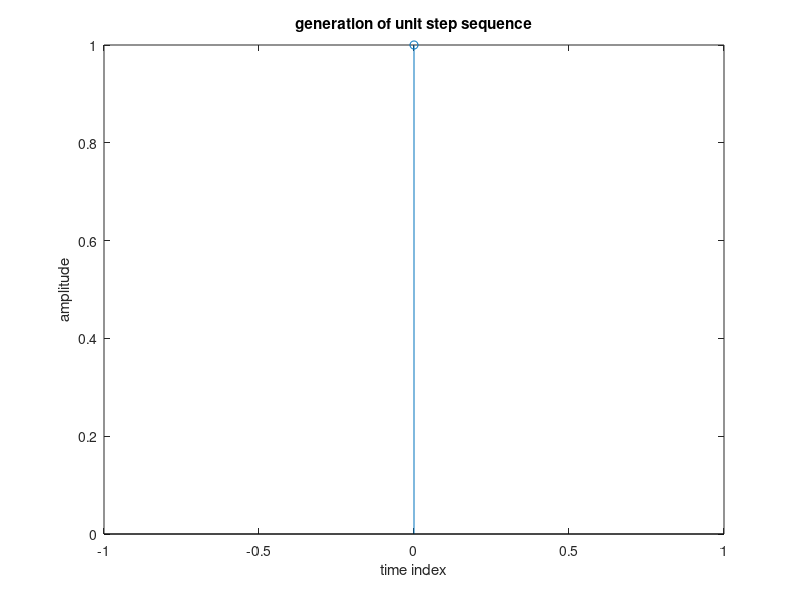

MATLAB code for this plot:
%Unit Step Response
a=input('enter the lenght of sequence=');
b=input('enter the sampling=');
x=0:b:a-1;
y=cos(2*pi*x);
stem(x,y);
xlabel('time index');
ylabel('amplitude');
title('generation of unit step sequence');
